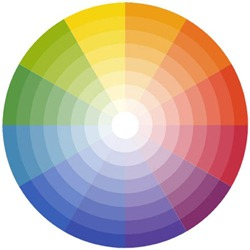
#> input picture Sample.jpg, 250 x 250 px, found by its file name
$ python '#3OpenCV_HSV.py'
#> lines starting #> are read from the running program, lines starting #| are printed output that depends on the picture; after the words box and inside, x2 and y2 are one past the last pixel; in counts of white or black regions, pixels touching at a corner belong together
import cv2

img_color = cv2.imread('D:\python\OpenCV\sample.jpg')
#> img_color is the input picture: shape (250, 250, 3); mean B, G, R 168.4, 181.2, 199.2
height,width = img_color.shape[:2]
#> height = 250; width = 250

img_HSV = cv2.cvtColor(img_color, cv2.COLOR_BGR2HSV)
#> img_HSV: shape (250, 250, 3); mean H, S, V 65.7, 92.1, 221.2

lower_blue = (120-10, 30, 30)
upper_blue = (120+10, 255, 255)
img_Mask= cv2.inRange(img_HSV, lower_blue, upper_blue)
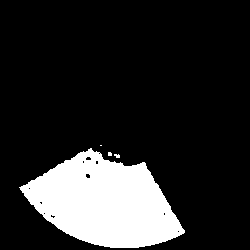
#> img_Mask: shape (250, 250); 16.6% white; 4 white regions (3 under 20 px), largest, box (x1, y1, x2, y2) and area: (19, 148, 185, 248) 10323

img_Result = cv2.bitwise_and(img_color, img_color, mask = img_Mask)
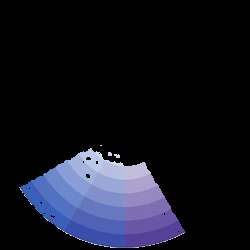
#> img_Result: shape (250, 250, 3); mean B, G, R 31.8, 20.7, 19.3

cv2.imshow('img_color', img_color)
cv2.imshow('img_Mask', img_Mask)
cv2.imshow('img_result', img_Result)

cv2.waitKey(0)
cv2.destroyAllWindows()
